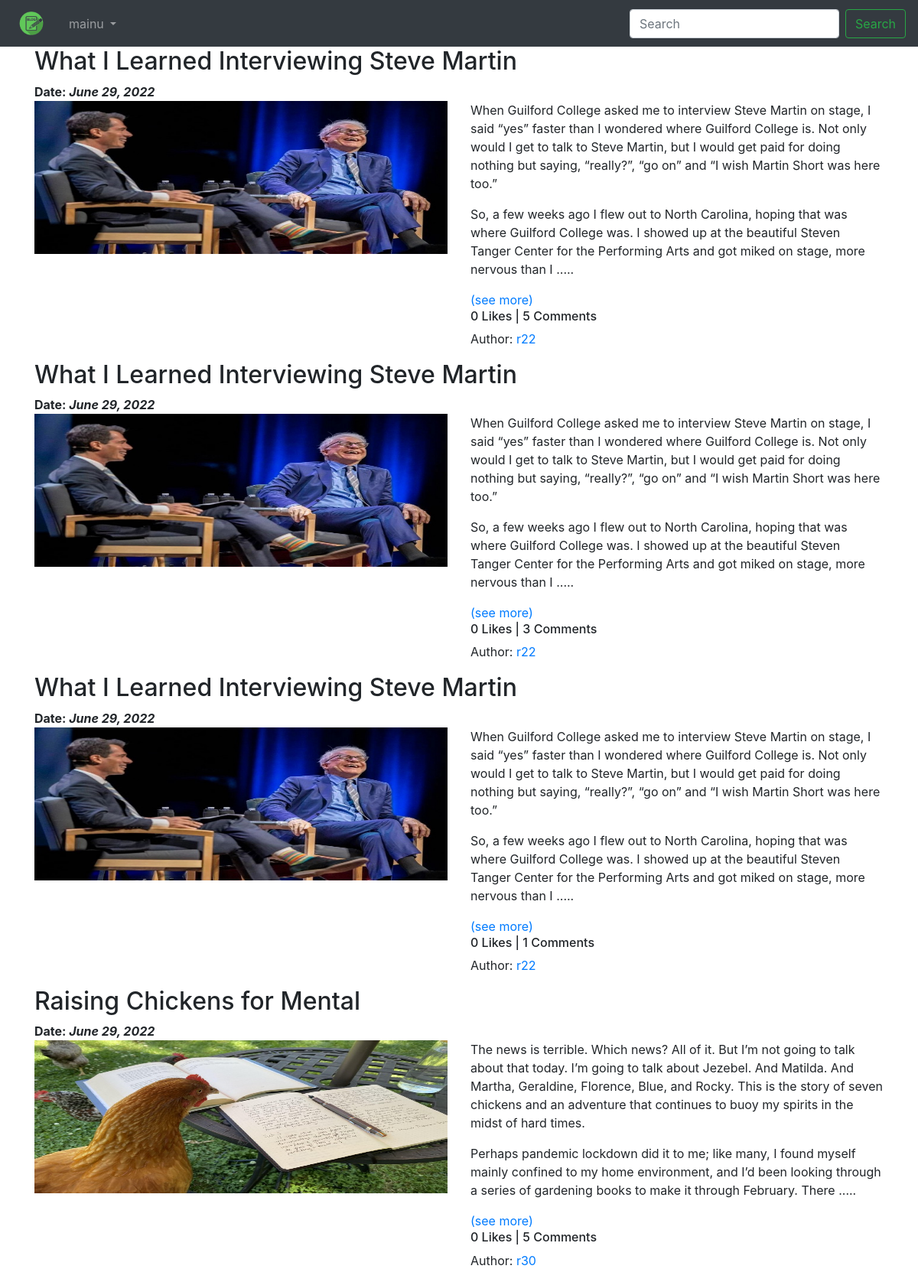
Screenshot of /blog/ (signed in) with the database file from the repository.
### App_Blog/models.py (models this page shows, shortened)
class Blog(models.Model):
    user = models.ForeignKey(User, related_name='blog_user', on_delete=models.CASCADE)
    blog_title = models.CharField(max_length=100,verbose_name='Title')
    slug = models.SlugField(max_length=100,unique=True)
    blog_content = models.TextField(verbose_name='What is your mind?')
    publish_date = models.DateField(auto_now_add=True)
    update_date = models.DateField(auto_now=True)
    blog_image = models.ImageField(upload_to='blog_images', verbose_name='Image')
    class Meta:
        ordering = ('-publish_date',)

### App_Blog/views.py (the view)
# urls.py: path('',views.BlogList.as_view(),name='blog_list'),
class BlogList(ListView):
    model = Blog
    context_object_name = 'blogs'
    template_name = 'App_Blog/blog_list.html'

### App_Blog/templatetags/custom_filters.py (called while the page is built)
def short_content(value):
    return value[:500] + ' .....'

### templates/App_Blog/blog_list.html (shortened to what this page needs)
{% extends 'base.html' %}
{% load custom_filters %}
{% block body_block %}
{% for blog in blogs %}
<h2>{{ blog.blog_title }}</h2>
<strong>Date: <i>{{ blog.publish_date }}</i></strong>
<div class="row">
<div class="col-sm-6">
<img src="/media/{{blog.blog_image}}" alt="{{blog.blog_title}}" style="width: 100%; height: 200px">
</div>
<div class="col-sm-6">
{{ blog.blog_content|short_content|linebreaks }} <a href={% url 'App_Blog:blog_detail' blog.slug %}>(see more)</a>
<h6>{{ blog.likes_blog.count }} Likes | {{ blog.comment_blog.count }} Comments</h6>
<p>Author: <a href="#">{{ blog.user.username }}</a></p>
</div>
</div>
{% endfor %}
{% endblock %}

### templates/base.html (shortened to what this page needs)
<!doctype html>
<html lang="en">
  <head>
    <link rel="stylesheet" href="https://cdn.jsdelivr.net/npm/bootstrap@4.0.0/dist/css/bootstrap.min.css">
  </head>
  <body>
    <nav class="navbar navbar-expand-lg navbar-dark bg-dark">
      <a class="navbar-brand" href={% url 'index' %}><img src="/media/blog.png" alt="img" class="img-responsive" width="50px"></a>
      <div class="collapse navbar-collapse" id="navbarSupportedContent">
        <ul class="navbar-nav mr-auto">
          {% if user.is_authenticated %}
          <li class="nav-item dropdown">
            <a class="nav-link dropdown-toggle" href="#" id="navbarDropdown" role="button" data-toggle="dropdown" aria-haspopup="true" aria-expanded="false">
              {{ user.username }}
            </a>
          </li>
          {% endif %}
        </ul>
        <form class="form-inline my-2 my-lg-0">
          <input class="form-control mr-sm-2" type="search" placeholder="Search" aria-label="Search">
          <button class="btn btn-outline-success my-2 my-sm-0" type="submit">Search</button>
        </form>
      </div>
    </nav>
    <div class="container">
        {% block body_block %}
        {% endblock %}
    </div>
  </body>
</html>

### rows the page displays
Blog: blog_title "What I Learned Interviewing Steve Martin", publish_date "June 29, 2022", blog_image (picture), blog_content|short_content "When Guilford College asked me to interview Steve Martin on stage, I said “yes” faster than I wondered where Guilford College is. Not only would I get to talk to Steve Martin, but I would get paid for doing nothing but saying, “really?”, “go on” and “I wish Martin Short was here too.” So, a few weeks ago I flew out to North Carolina, hoping that was where Guilford College was. I showed up at the beautiful Steven Tanger Center for the Performing Arts and got miked on stage, more nervous than I .....", likes_blog.count "0", comment_blog.count "5", user.username "r22"
Blog: blog_title "What I Learned Interviewing Steve Martin", publish_date "June 29, 2022", blog_image (picture), blog_content|short_content "When Guilford College asked me to interview Steve Martin on stage, I said “yes” faster than I wondered where Guilford College is. Not only would I get to talk to Steve Martin, but I would get paid for doing nothing but saying, “really?”, “go on” and “I wish Martin Short was here too.” So, a few weeks ago I flew out to North Carolina, hoping that was where Guilford College was. I showed up at the beautiful Steven Tanger Center for the Performing Arts and got miked on stage, more nervous than I .....", likes_blog.count "0", comment_blog.count "3", user.username "r22"
Blog: blog_title "What I Learned Interviewing Steve Martin", publish_date "June 29, 2022", blog_image (picture), blog_content|short_content "When Guilford College asked me to interview Steve Martin on stage, I said “yes” faster than I wondered where Guilford College is. Not only would I get to talk to Steve Martin, but I would get paid for doing nothing but saying, “really?”, “go on” and “I wish Martin Short was here too.” So, a few weeks ago I flew out to North Carolina, hoping that was where Guilford College was. I showed up at the beautiful Steven Tanger Center for the Performing Arts and got miked on stage, more nervous than I .....", likes_blog.count "0", comment_blog.count "1", user.username "r22"
Blog: blog_title "Raising Chickens for Mental", publish_date "June 29, 2022", blog_image (picture), blog_content|short_content "The news is terrible. Which news? All of it. But I’m not going to talk about that today. I’m going to talk about Jezebel. And Matilda. And Martha, Geraldine, Florence, Blue, and Rocky. This is the story of seven chickens and an adventure that continues to buoy my spirits in the midst of hard times. Perhaps pandemic lockdown did it to me; like many, I found myself mainly confined to my home environment, and I’d been looking through a series of gardening books to make it through February. There .....", likes_blog.count "0", comment_blog.count "5", user.username "r30"

### other values shown
{{ user.username }} "mainu"
